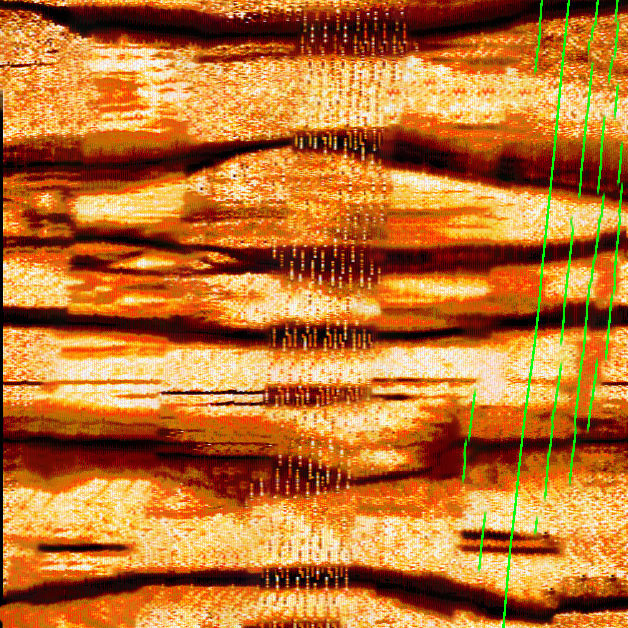
#> input picture Opencv/104.jpg, 628 x 628 px
$ python '边缘检测.py'
#> lines starting #> are read from the running program, lines starting #| are printed output that depends on the picture; after the words box and inside, x2 and y2 are one past the last pixel; in counts of white or black regions, pixels touching at a corner belong together
import cv2 as cv2
import numpy as np
#读取图片
img = cv2.imread("104.jpg")
#> img is the input picture: shape (628, 628, 3); mean B, G, R 49.3, 115.5, 187.2
#设置成灰度图
gray = cv2.cvtColor(img, cv2.COLOR_BGR2GRAY)
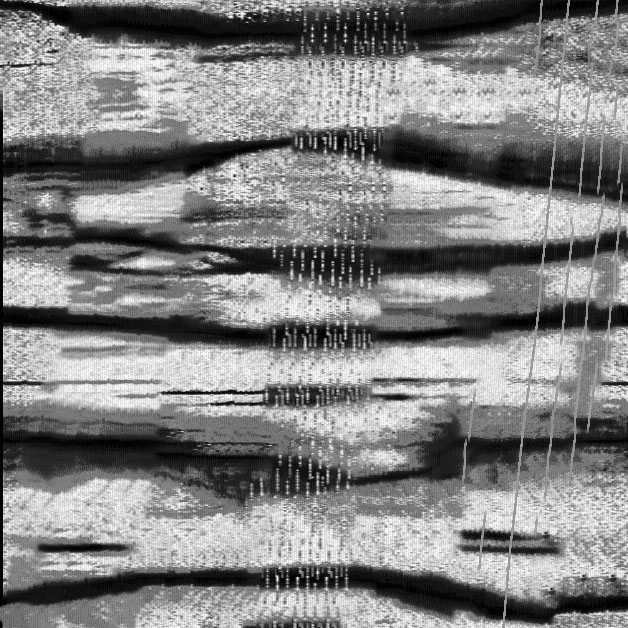
#> gray: shape (628, 628); min 0, max 255, mean 129.4
#二值化
t1, dst1 = cv2.threshold(gray, 50, 255, cv2.THRESH_BINARY + cv2.THRESH_OTSU)
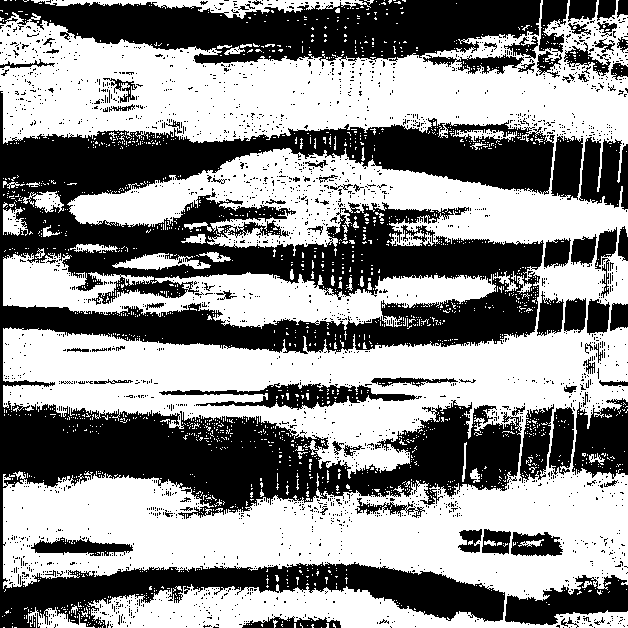
#> dst1: shape (628, 628); 55.7% white; 2483 black regions (2394 under 20 px), largest, box (x1, y1, x2, y2) and area: (0, 91, 555, 628) 114405, (0, 0, 541, 65) 22265, (505, 575, 628, 625) 3383
#> t1 = 122
t2, dst2 = cv2.threshold(gray, 40, 255, cv2.THRESH_BINARY_INV + cv2.THRESH_OTSU)
#> t2 = 122

cv2.imshow("dst1",dst1)
cv2.imshow("",dst2)
cv2.waitKey(0)
cv2.destroyAllWindows()
